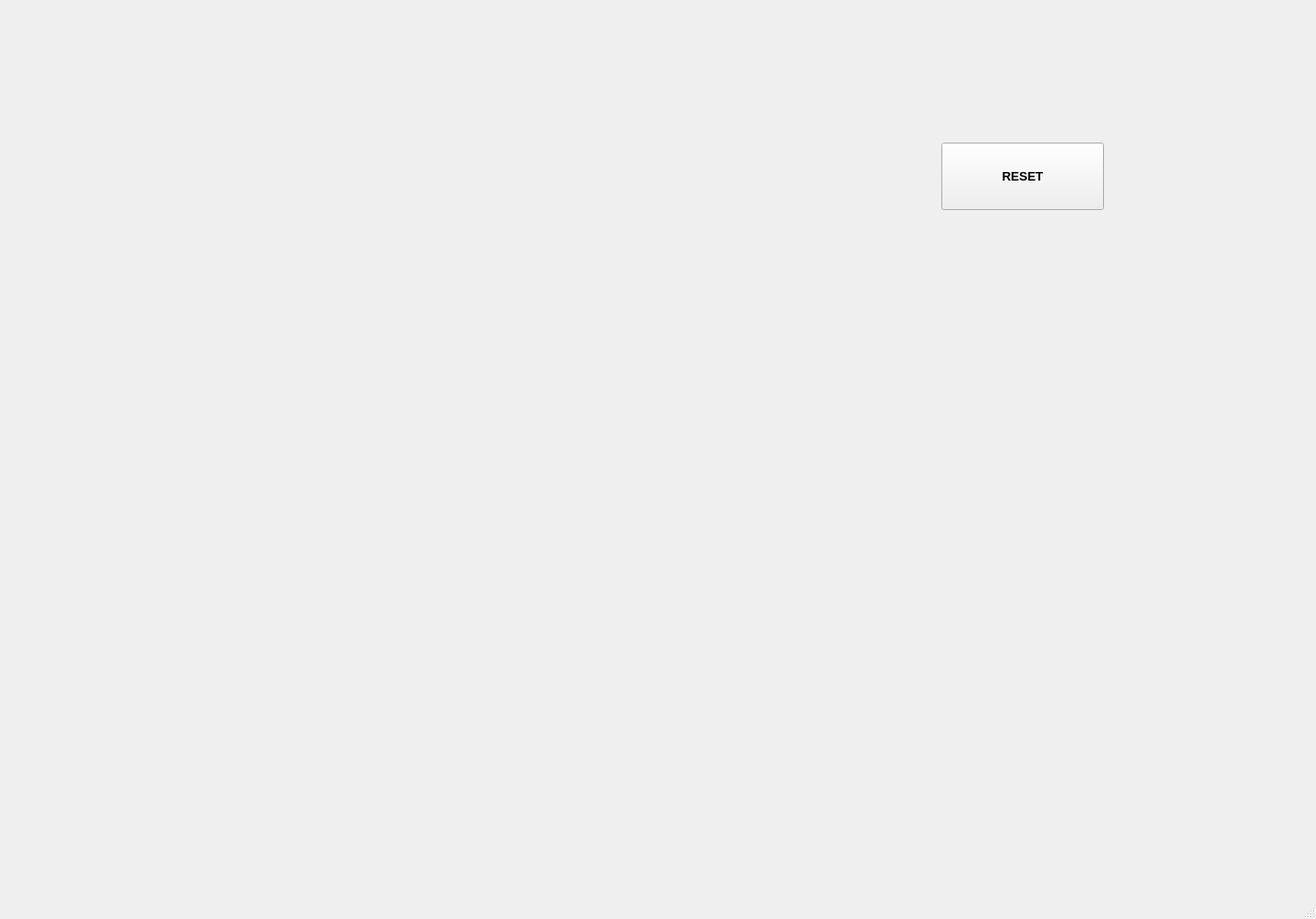
<?xml version="1.0" encoding="UTF-8"?>
<ui version="4.0">
 <class>MainWindow</class>
 <widget class="QMainWindow" name="MainWindow">
  <property name="geometry">
   <rect>
    <x>0</x>
    <y>0</y>
    <width>1384</width>
    <height>967</height>
   </rect>
  </property>
  <property name="sizeIncrement">
   <size>
    <width>20</width>
    <height>20</height>
   </size>
  </property>
  <property name="windowTitle">
   <string>MainWindow</string>
  </property>
  <widget class="QWidget" name="centralwidget">
   <widget class="QCustomPlot" name="GraphContainer" native="true">
    <property name="geometry">
     <rect>
      <x>180</x>
      <y>230</y>
      <width>961</width>
      <height>761</height>
     </rect>
    </property>
   </widget>
   <widget class="QPushButton" name="ResetButton">
    <property name="geometry">
     <rect>
      <x>990</x>
      <y>150</y>
      <width>171</width>
      <height>71</height>
     </rect>
    </property>
    <property name="font">
     <font>
      <pointsize>10</pointsize>
      <italic>false</italic>
      <bold>true</bold>
      <strikeout>false</strikeout>
     </font>
    </property>
    <property name="cursor">
     <cursorShape>PointingHandCursor</cursorShape>
    </property>
    <property name="text">
     <string>RESET</string>
    </property>
   </widget>
  </widget>
  <widget class="QMenuBar" name="menubar">
   <property name="geometry">
    <rect>
     <x>0</x>
     <y>0</y>
     <width>1384</width>
     <height>19</height>
    </rect>
   </property>
  </widget>
  <widget class="QStatusBar" name="statusbar"/>
 </widget>
 <customwidgets>
  <customwidget>
   <class>QCustomPlot</class>
   <extends>QWidget</extends>
   <header>qcustomplot.h</header>
   <container>1</container>
  </customwidget>
 </customwidgets>
 <resources/>
 <connections/>
</ui>
